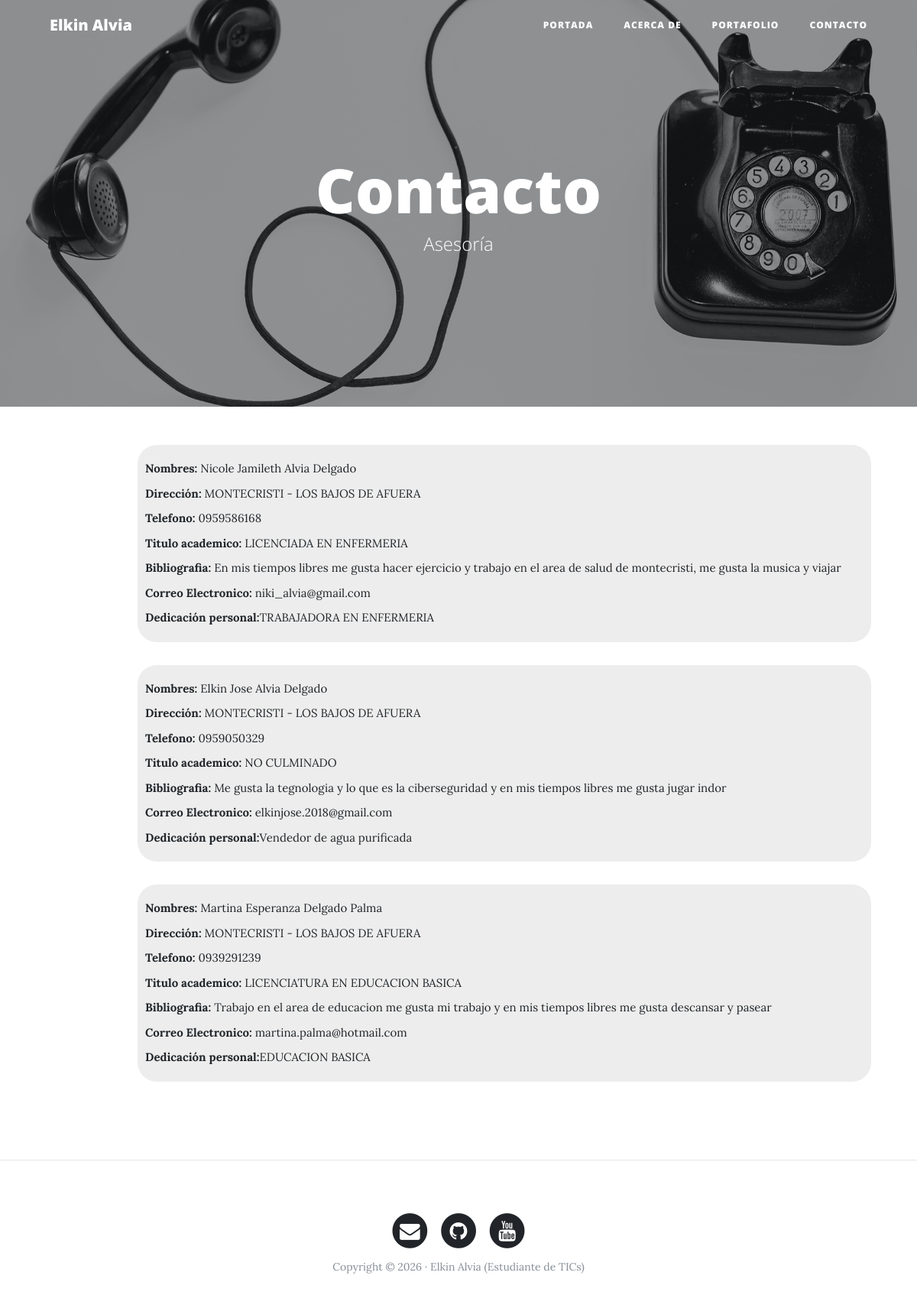
The app's page /contact with its own data.
### core/models.py (models this page shows, shortened)
class Personas(models.Model):
    nombres = models.CharField(max_length=100, verbose_name="Nombres")
    apellidos = models.CharField(max_length=100, verbose_name="Apellidos")
    direccion = models.CharField(max_length=100, verbose_name="Dirección")
    telefono = models.CharField(max_length=10, verbose_name="Telefono")
    titulo_academico = models.CharField(max_length=100, verbose_name="Titulo Academico")
    biografia = models.TextField(max_length=1000, verbose_name="Biografia")
    correo_electronico = models.CharField(max_length=100, verbose_name="Correo Electronico")
    dedicacion_personal = models.TextField(max_length=1000, verbose_name="Dedicación Personal")
    created = models.DateTimeField(auto_now_add=True, verbose_name="Fecha de creación")
    updated = models.DateTimeField(auto_now=True, verbose_name="Fecha de actualización")
    class Meta:
        verbose_name = "Persona"
        verbose_name_plural = "Personas"
        ordering = ['-created']
        db_table = 'personas'

### core/views.py (the view)
# urls.py: path("contact", views.contact, name="contact"),
def contact(request):
    persona = Personas.objects.all()
    return render(request, 'core/contact.html', {
        'persona':persona
    })

### templates/core/contact.html (shortened to what this page needs)
{% load static %}
<!DOCTYPE html>
<html lang="es">
  <head>
    <link href="{% static 'vendor/bootstrap/css/bootstrap.min.css' %}" rel="stylesheet">
    <link href="{% static 'vendor/font-awesome/css/font-awesome.min.css' %}" rel="stylesheet" type="text/css">
    <link href="{% static 'css/clean-blog.min.css' %}" rel="stylesheet">
  </head>
  <body>
    <nav class="navbar navbar-expand-lg navbar-light fixed-top" id="mainNav">
      <div class="container">
        <a class="navbar-brand" href="{% url 'index' %}">Elkin Alvia</a>
        <div class="collapse navbar-collapse" id="navbarResponsive">
          <ul class="navbar-nav ml-auto">
            <li class="nav-item">
              <a class="nav-link" href={% url 'index' %}>Portada</a>
            </li>
            <li class="nav-item">
              <a class="nav-link" href={% url 'about' %}>Acerca de</a>
            </li>
            <li class="nav-item">
              <a class="nav-link" href={% url 'portfolio' %}>Portafolio</a>
            </li>
            <li class="nav-item">
              <a class="nav-link" href={% url 'contact' %}>Contacto</a>
            </li>
          </ul>
        </div>
      </div>
    </nav>
    <header class="masthead" style="background-image: url({% static 'img/contact-bg.jpg' %})">
      <div class="overlay"></div>
      <div class="container">
        <div class="row">
          <div class="col-lg-8 col-md-10 mx-auto">
            <div class="site-heading">
              <h1>Contacto</h1>
              <span class="subheading">Asesoría</span>
            </div>
          </div>
        </div>
      </div>
    </header>
    <div id = "personas">
    {% for personas in persona %}
            <div id = "informacion">
                <p><b>Nombres:</b> {{ personas.nombres }} {{ personas.apellidos }}</p>
                <p><b>Dirección:</b> {{ personas.direccion }}</p>
                <p><b>Telefono:</b> {{ personas.telefono }}</p>
                <p><b>Titulo academico:</b> {{ personas.titulo_academico }}</p>
                <p><b>Bibliografia:</b> {{ personas.biografia }}</p>
                <p><b>Correo Electronico:</b> {{ personas.correo_electronico }}</p>
                <p><b>Dedicación personal:</b>{{ personas.dedicacion_personal }}</p>
            </div>
    {% endfor %}
</div>
    <hr>
    <footer>
      <div class="container">
        <div class="row">
          <div class="col-lg-8 col-md-10 mx-auto">
              <ul class="list-inline text-center">
               <li class="list-inline-item">
                 <a href="#">
                   <span class="fa-stack fa-lg">
                     <i class="fa fa-circle fa-stack-2x"></i>
                     <i class="fa fa-envelope fa-stack-1x fa-inverse"></i>
                   </span>
                 </a>
               </li>
               <li class="list-inline-item">
                 <a href="#">
                   <span class="fa-stack fa-lg">
                     <i class="fa fa-circle fa-stack-2x"></i>
                     <i class="fa fa-github fa-stack-1x fa-inverse"></i>
                   </span>
                 </a>
               </li>
               <li class="list-inline-item">
                 <a href="#">
                   <span class="fa-stack fa-lg">
                     <i class="fa fa-circle fa-stack-2x"></i>
                     <i class="fa fa-youtube fa-stack-1x fa-inverse"></i>
                   </span>
                 </a>
               </li>
             </ul>
             <p class="copyright text-muted">Copyright &copy; 2026 · Elkin Alvia (Estudiante de TICs) </p>
          </div>
        </div>
      </div>
    </footer>
  </body>
</html>

### templates/core/contact.html (style rules this page uses)
#informacion { background-color: rgb(237 237 237); border-radius: 25px; padding: 10px; margin-bottom: 30px; }
#personas { font-size: 15px; width: 80%; margin-left: 15%; display: flex; justify-content: space-between; flex-direction: column-reverse; }

### records on screen
Personas: nombres "Martina Esperanza", apellidos "Delgado Palma", direccion "MONTECRISTI - LOS BAJOS DE AFUERA", telefono "0939291239", titulo_academico "LICENCIATURA EN EDUCACION BASICA", biografia "Trabajo en el area de educacion me gusta mi trabajo y en mis tiempos libres me gusta descansar y pasear", correo_electronico "martina.palma@hotmail.com", dedicacion_personal "EDUCACION BASICA"
Personas: nombres "Elkin Jose", apellidos "Alvia Delgado", direccion "MONTECRISTI - LOS BAJOS DE AFUERA", telefono "0959050329", titulo_academico "NO CULMINADO", biografia "Me gusta la tegnologia y lo que es la ciberseguridad y en mis tiempos libres me gusta jugar indor", correo_electronico "elkinjose.2018@gmail.com", dedicacion_personal "Vendedor de agua purificada"
Personas: nombres "Nicole Jamileth", apellidos "Alvia Delgado", direccion "MONTECRISTI - LOS BAJOS DE AFUERA", telefono "0959586168", titulo_academico "LICENCIADA EN ENFERMERIA", biografia "En mis tiempos libres me gusta hacer ejercicio y trabajo en el area de salud de montecristi, me gusta la musica y viajar", correo_electronico "niki_alvia@gmail.com", dedicacion_personal "TRABAJADORA EN ENFERMERIA"
